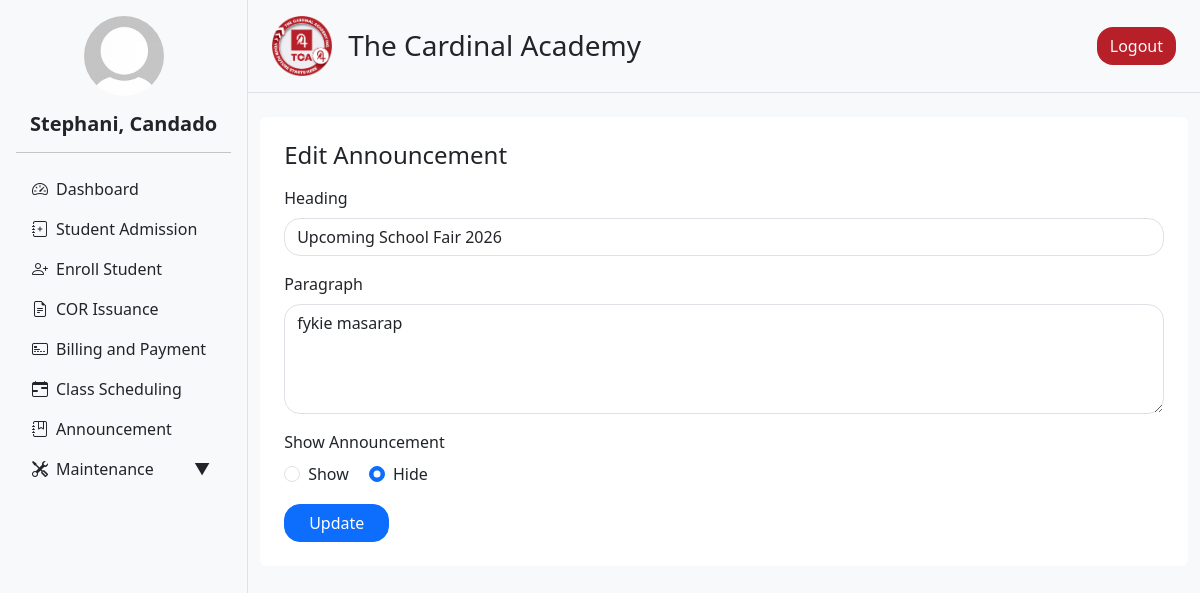
Screenshot of /admin/banner_edit.php (signed in) with the database file from the repository.
### tables this page shows
CREATE TABLE `announcement` (
  `id` int(11) NOT NULL,
  `heading` text DEFAULT NULL,
  `paragraph` text DEFAULT NULL,
  `visible` tinyint(1) NOT NULL DEFAULT 1
);

### admin/banner_edit.php (the view, shortened to what this page needs)
<?php include '../db_connection.php'; ?>
<?php
$heading = '';
$paragraph = '';
$visible = 0;
mysqli_query($conn, "
    CREATE TABLE IF NOT EXISTS announcement (
        id INT PRIMARY KEY,
        heading TEXT,
        paragraph TEXT,
        visible TINYINT(1) DEFAULT 0
    )
");
$result = mysqli_query($conn, "SELECT heading, paragraph, visible FROM announcement WHERE id = 1");
if ($result && mysqli_num_rows($result) > 0) {
    $row = mysqli_fetch_assoc($result);
    $heading = $row['heading'];
    $paragraph = $row['paragraph'];
    $visible = $row['visible'];
}
?>
<!DOCTYPE html>
<html lang="en">
<head>
  <?php include 'header.php'; ?>
</head>
<body>
<div class="d-flex flex-row bg-light">
  <?php include 'navigation.php'; ?>
  <div class="content flex-grow-1">
    <?php include 'nav_top.php'; ?>
    <div class="container my-4">
      <div class="row g-4">
        <div class="col-12">
          <div class="rounded p-4 bg-white">
            <h4 class="mb-3">Edit Announcement</h4>
            <form method="POST">
              <div class="mb-3">
                <label class="form-label">Heading</label>
                <input type="text" name="heading" class="form-control rounded rounded-4" required value="<?= htmlspecialchars($heading) ?>">
              </div>
              <div class="mb-3">
                <label class="form-label">Paragraph</label>
                <textarea name="paragraph" class="form-control rounded rounded-4" rows="4" required><?= htmlspecialchars($paragraph) ?></textarea>
              </div>
              <div class="mb-3">
                <label class="form-label">Show Announcement</label><br>
                <div class="form-check form-check-inline">
                  <input class="form-check-input" type="radio" name="visible" value="1" <?= $visible ? 'checked' : '' ?> onchange="toggleVisibility(this.value)">
                  <label class="form-check-label">Show</label>
                </div>
                <div class="form-check form-check-inline">
                  <input class="form-check-input" type="radio" name="visible" value="0" <?= !$visible ? 'checked' : '' ?> onchange="toggleVisibility(this.value)">
                  <label class="form-check-label">Hide</label>
                </div>
              </div>
              <button type="submit" class="btn btn-primary rounded rounded-4 px-4">Update</button>
            </form>
          </div>
        </div>
      </div>
    </div>
  </div>
</div>
</body>
</html>

### static/css/styles.css (style rules this page uses)
.content { width: 80%; }

### static/css/landing.css (style rules this page uses)
body { margin: 0; padding: 0; height: 100%; }

### rows the page displays
announcement: heading "Upcoming School Fair 2026", paragraph "fykie masarap", visible "☑"

### other values shown
$full_name "Stephani, Candado"
